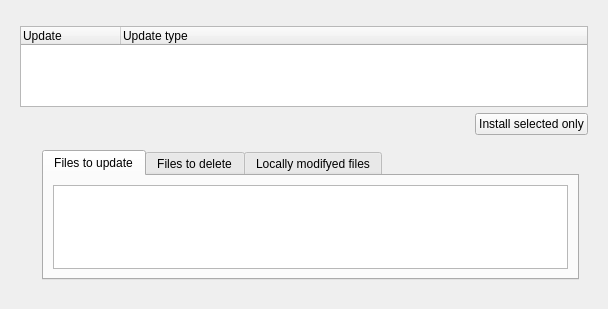
<?xml version="1.0" encoding="UTF-8"?>
<ui version="4.0">
 <class>SysDetailsWidget</class>
 <widget class="QWidget" name="SysDetailsWidget">
  <property name="geometry">
   <rect>
    <x>0</x>
    <y>0</y>
    <width>608</width>
    <height>309</height>
   </rect>
  </property>
  <property name="windowTitle">
   <string>Form</string>
  </property>
  <layout class="QVBoxLayout" name="verticalLayout">
   <item>
    <widget class="IndicatorWidget" name="sysDetailsIndicator" native="true"/>
   </item>
   <item>
    <widget class="QStackedWidget" name="sysUpdatesStack">
     <property name="currentIndex">
      <number>0</number>
     </property>
     <widget class="QWidget" name="page">
      <layout class="QVBoxLayout" name="verticalLayout_9">
       <item>
        <widget class="QTreeWidget" name="sysUpdatesList">
         <column>
          <property name="text">
           <string>Update</string>
          </property>
         </column>
         <column>
          <property name="text">
           <string>Update type</string>
          </property>
         </column>
        </widget>
       </item>
       <item>
        <layout class="QHBoxLayout" name="horizontalLayout_4">
         <item>
          <spacer name="horizontalSpacer_5">
           <property name="orientation">
            <enum>Qt::Horizontal</enum>
           </property>
           <property name="sizeHint" stdset="0">
            <size>
             <width>40</width>
             <height>20</height>
            </size>
           </property>
          </spacer>
         </item>
         <item>
          <widget class="QPushButton" name="sysInstallSelectedBtn">
           <property name="text">
            <string>Install selected only</string>
           </property>
           <property name="icon">
            <iconset resource="res.qrc">
             <normaloff>:/images/install.png</normaloff>:/images/install.png</iconset>
           </property>
          </widget>
         </item>
        </layout>
       </item>
       <item>
        <widget class="QStackedWidget" name="sysUpdateDetailsStack">
         <property name="currentIndex">
          <number>2</number>
         </property>
         <widget class="QWidget" name="page_9">
          <layout class="QHBoxLayout" name="horizontalLayout_7">
           <item>
            <widget class="QLabel" name="label_5">
             <property name="text">
              <string/>
             </property>
             <property name="pixmap">
              <pixmap resource="res.qrc">:/images/sysupdates-patch.png</pixmap>
             </property>
            </widget>
           </item>
           <item>
            <layout class="QVBoxLayout" name="verticalLayout_11">
             <item>
              <widget class="QLabel" name="label_8">
               <property name="font">
                <font>
                 <weight>75</weight>
                 <bold>true</bold>
                </font>
               </property>
               <property name="text">
                <string>PC-BSD update patch</string>
               </property>
              </widget>
             </item>
             <item>
              <layout class="QFormLayout" name="formLayout">
               <item row="0" column="0">
                <widget class="QLabel" name="label_12">
                 <property name="text">
                  <string>Description</string>
                 </property>
                </widget>
               </item>
               <item row="0" column="1">
                <widget class="QLabel" name="sysPadthDescription">
                 <property name="text">
                  <string/>
                 </property>
                </widget>
               </item>
               <item row="1" column="0">
                <widget class="QLabel" name="label_10">
                 <property name="text">
                  <string>Date</string>
                 </property>
                </widget>
               </item>
               <item row="1" column="1">
                <widget class="QLabel" name="sysPatchDate">
                 <property name="text">
                  <string/>
                 </property>
                </widget>
               </item>
               <item row="2" column="0">
                <widget class="QLabel" name="label_11">
                 <property name="text">
                  <string>Size</string>
                 </property>
                </widget>
               </item>
               <item row="2" column="1">
                <widget class="QLabel" name="sysPatchSize">
                 <property name="text">
                  <string/>
                 </property>
                </widget>
               </item>
              </layout>
             </item>
             <item>
              <widget class="QLabel" name="sysPatchStandalone">
               <property name="text">
                <string>Update should be installed standalone. </string>
               </property>
              </widget>
             </item>
             <item>
              <widget class="QLabel" name="sysPatchRebootRequired">
               <property name="text">
                <string>Update requires system reboot</string>
               </property>
              </widget>
             </item>
            </layout>
           </item>
           <item>
            <spacer name="horizontalSpacer_8">
             <property name="orientation">
              <enum>Qt::Horizontal</enum>
             </property>
             <property name="sizeHint" stdset="0">
              <size>
               <width>314</width>
               <height>20</height>
              </size>
             </property>
            </spacer>
           </item>
          </layout>
         </widget>
         <widget class="QWidget" name="page_10">
          <layout class="QHBoxLayout" name="horizontalLayout_5">
           <item>
            <widget class="QLabel" name="label_6">
             <property name="text">
              <string/>
             </property>
             <property name="pixmap">
              <pixmap resource="res.qrc">:/images/sysupdates-upgrade.png</pixmap>
             </property>
            </widget>
           </item>
           <item>
            <layout class="QVBoxLayout" name="verticalLayout_12">
             <item>
              <widget class="QLabel" name="label_9">
               <property name="font">
                <font>
                 <weight>75</weight>
                 <bold>true</bold>
                </font>
               </property>
               <property name="text">
                <string>PC-BSD upgrade</string>
               </property>
              </widget>
             </item>
             <item>
              <widget class="QLabel" name="sysUpgradeText">
               <property name="text">
                <string/>
               </property>
              </widget>
             </item>
             <item>
              <widget class="QLabel" name="sysUpgradeStandalone">
               <property name="text">
                <string>Update should be installed standalone. </string>
               </property>
              </widget>
             </item>
             <item>
              <widget class="QLabel" name="sysUpgradehRebootRequired">
               <property name="text">
                <string>Update requires system reboot</string>
               </property>
              </widget>
             </item>
            </layout>
           </item>
           <item>
            <spacer name="horizontalSpacer_6">
             <property name="orientation">
              <enum>Qt::Horizontal</enum>
             </property>
             <property name="sizeHint" stdset="0">
              <size>
               <width>347</width>
               <height>20</height>
              </size>
             </property>
            </spacer>
           </item>
          </layout>
         </widget>
         <widget class="QWidget" name="page_11">
          <layout class="QHBoxLayout" name="horizontalLayout_9">
           <item>
            <widget class="QLabel" name="label_7">
             <property name="text">
              <string/>
             </property>
             <property name="pixmap">
              <pixmap resource="res.qrc">:/images/sysupdates-freebsd.png</pixmap>
             </property>
            </widget>
           </item>
           <item>
            <widget class="QTabWidget" name="sysUpdateFilesTab">
             <property name="currentIndex">
              <number>0</number>
             </property>
             <widget class="QWidget" name="tab_4">
              <attribute name="title">
               <string>Files to update</string>
              </attribute>
              <layout class="QHBoxLayout" name="horizontalLayout_10">
               <item>
                <widget class="QListWidget" name="sysFilesToUpdateList"/>
               </item>
              </layout>
             </widget>
             <widget class="QWidget" name="tab_5">
              <attribute name="title">
               <string>Files to delete</string>
              </attribute>
              <layout class="QHBoxLayout" name="horizontalLayout_11">
               <item>
                <widget class="QListWidget" name="sysFilesToDeleteList"/>
               </item>
              </layout>
             </widget>
             <widget class="QWidget" name="tab_6">
              <attribute name="title">
               <string>Locally modifyed files</string>
              </attribute>
              <layout class="QHBoxLayout" name="horizontalLayout_12">
               <item>
                <widget class="QListWidget" name="sysFilesModifyedList"/>
               </item>
              </layout>
             </widget>
            </widget>
           </item>
          </layout>
         </widget>
        </widget>
       </item>
      </layout>
     </widget>
     <widget class="QWidget" name="page_2">
      <layout class="QVBoxLayout" name="verticalLayout_2">
       <item>
        <widget class="QLabel" name="label">
         <property name="text">
          <string>System update log:</string>
         </property>
        </widget>
       </item>
       <item>
        <widget class="QTextEdit" name="sysUpdateLog">
         <property name="readOnly">
          <bool>true</bool>
         </property>
        </widget>
       </item>
      </layout>
     </widget>
    </widget>
   </item>
  </layout>
 </widget>
 <customwidgets>
  <customwidget>
   <class>IndicatorWidget</class>
   <extends>QWidget</extends>
   <header location="global">indicatorwidget.h</header>
   <container>1</container>
  </customwidget>
 </customwidgets>
 <resources>
  <include location="res.qrc"/>
 </resources>
 <connections/>
</ui>
